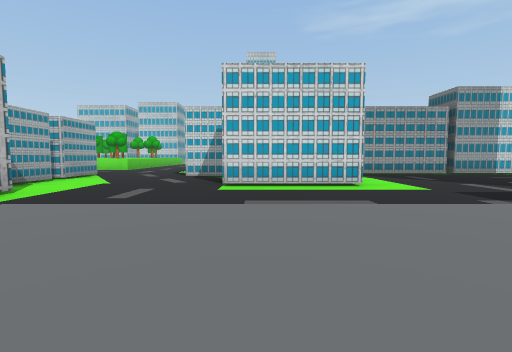
View 1 (above)

24 first-person views from a walk through a 3-D level made in the Unity game engine. The camera is 1.2 m above the floor, tilts 4° down and sees 85° across. The floor is counted in squares, 2 m on a side. Each view is taken from the middle of a square. On the plan, view 1 faces up. The plan holds only what a view shows up to about 9 squares ahead; the rest is blank. The place goes on beyond the plan.

View 2
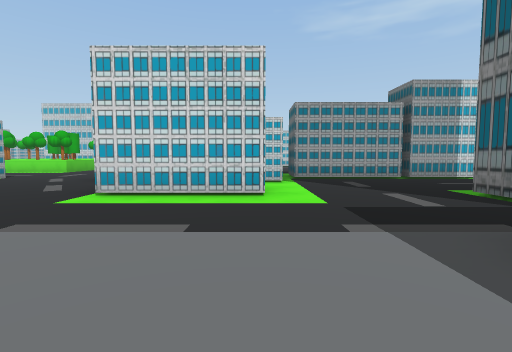

View 3
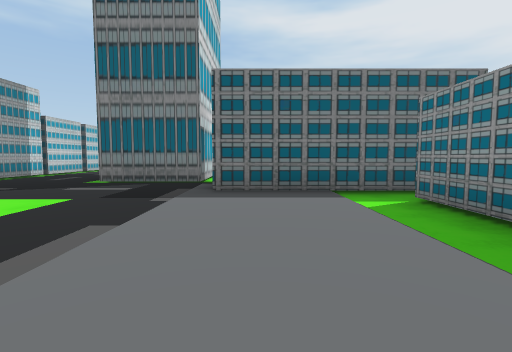

View 4
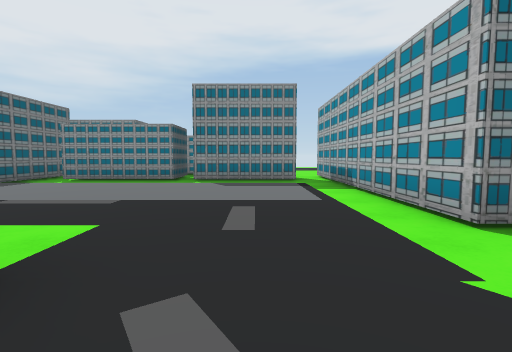

View 5
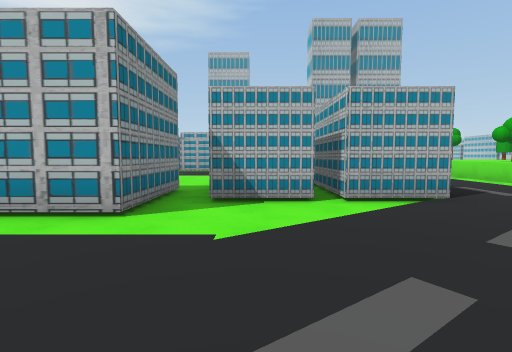

View 6
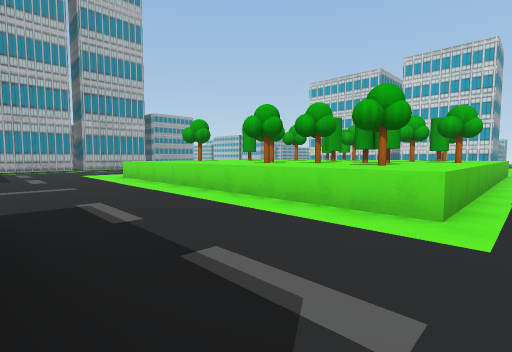

View 7
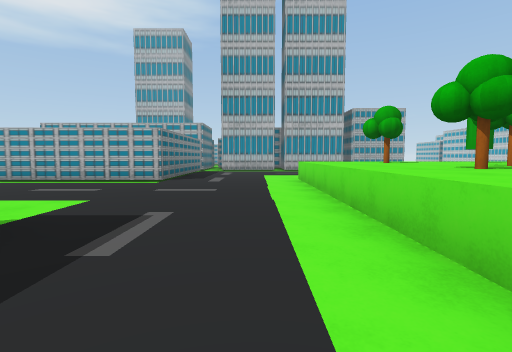

View 8
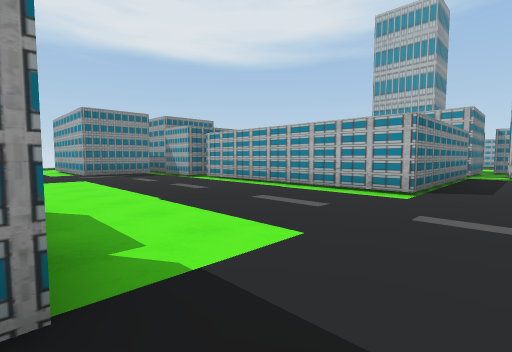

View 9
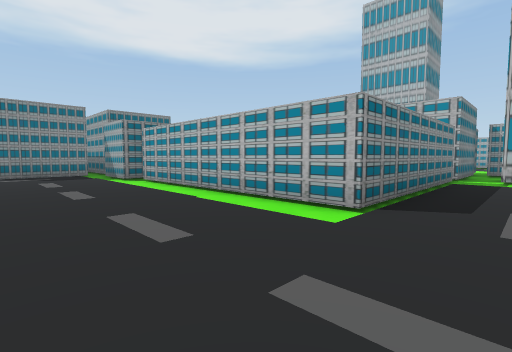

View 10
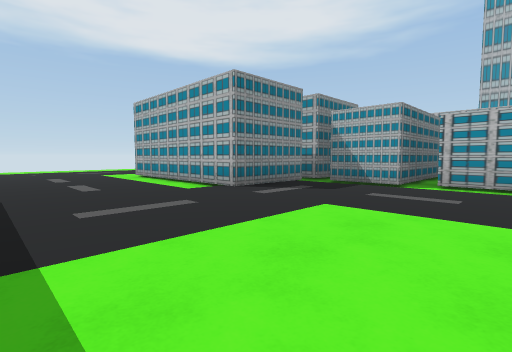

View 11
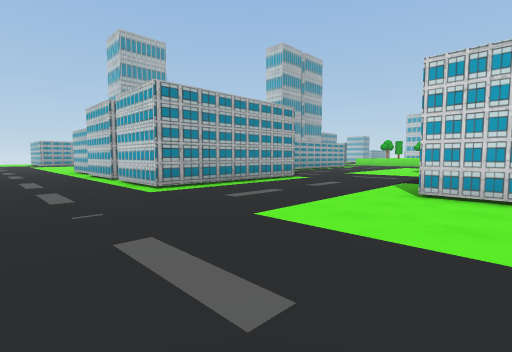

View 12
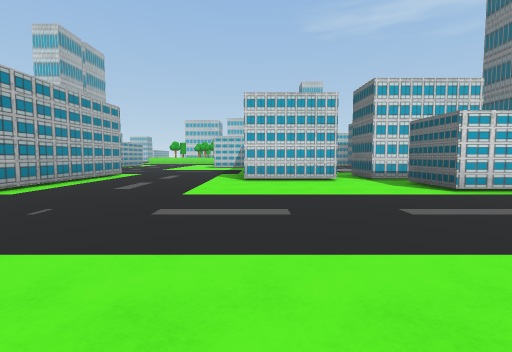

View 13
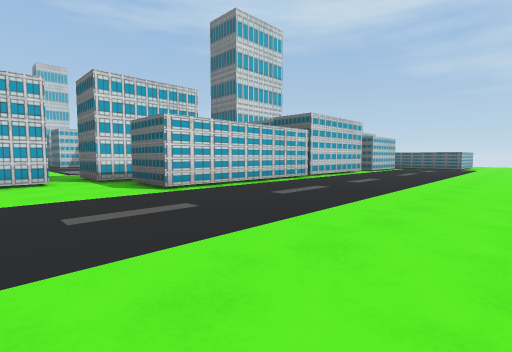

View 14
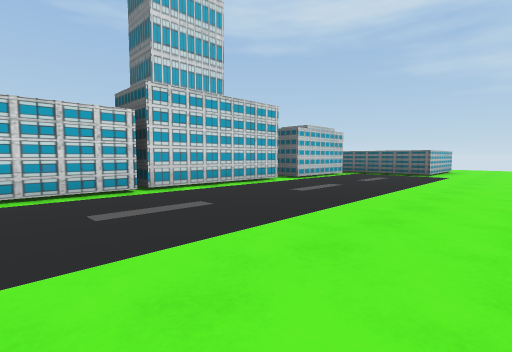

View 15
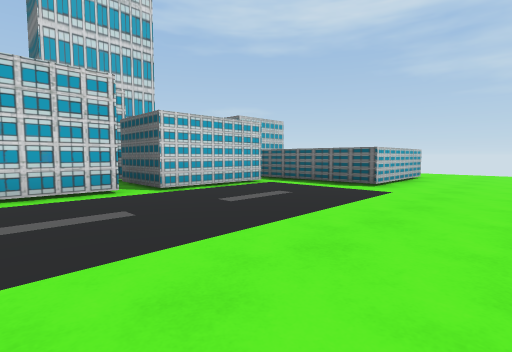

View 16
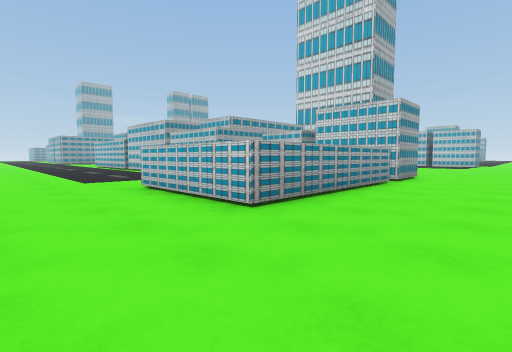

View 17
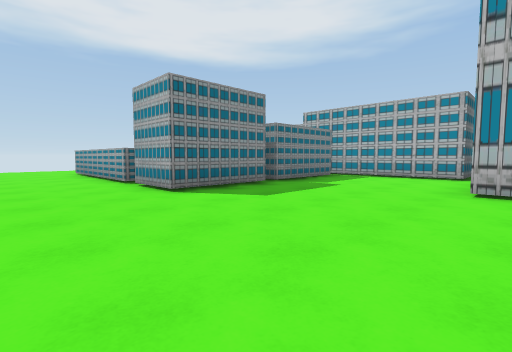

View 18
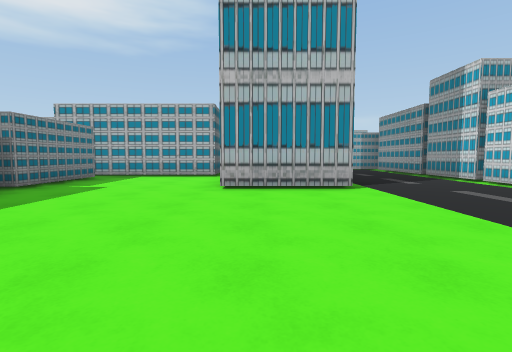

View 19
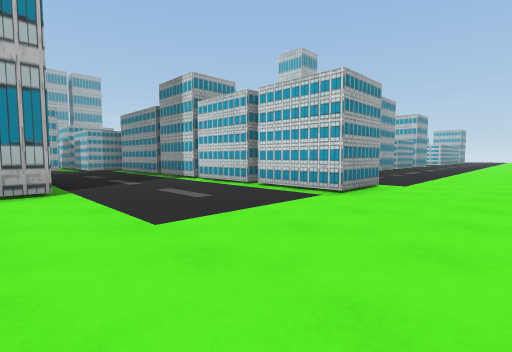

View 20
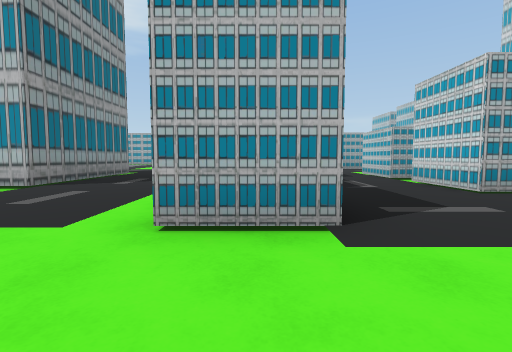

View 21
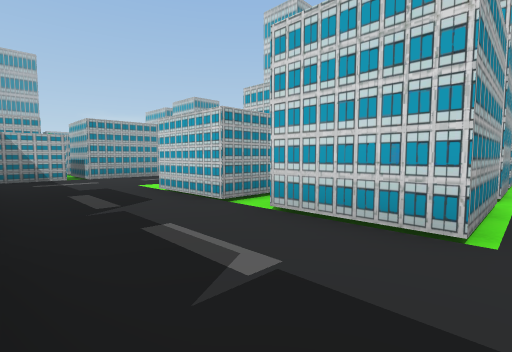

View 22
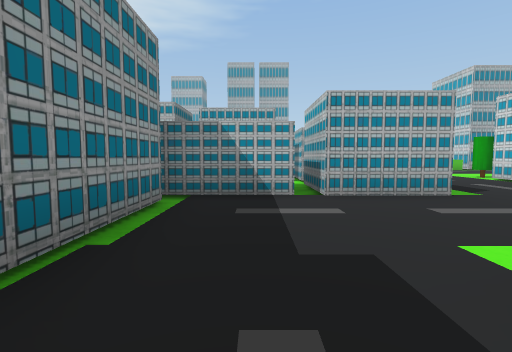

View 23
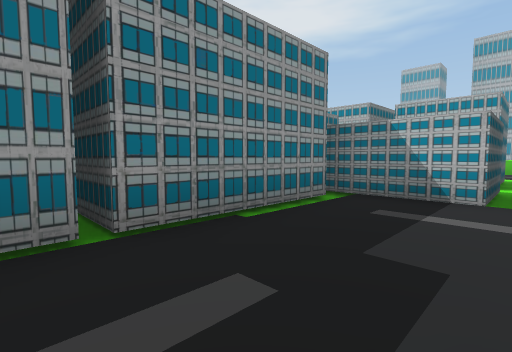

View 24
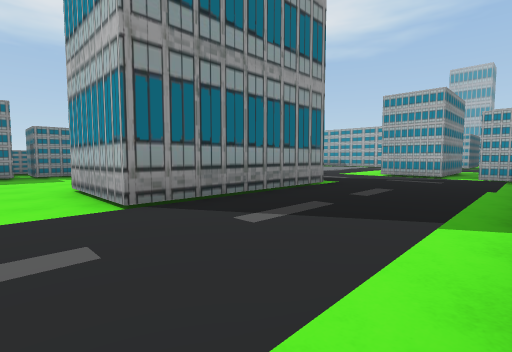

### Floor plan
Points are (right, up) in squares from view 1. A wall is a line through its corners. A room is listed if a view was taken in it or the views show most of it. See-through windows are left out.
Room 1 (views 1, 2, 3, 4, 5, 6, 7, 8, 9, 10, 11, 12, 13, 14, 15, 16, 17, 18, 19, 20, 21, 22, 23, 24)
walls: (-3.1, -0.4) (-0.2, -0.4); (0.2, -1.9) (0.2, -0.4) (3.1, -0.4); (-2.1, -2) (-3.1, -2); (0, 7.2) (2.1, 7.2) (2.1, 5.6) (-0.8, 5.6); (-6.4, 4.5) (-4, 4.5) (-4, -2) (-6.4, -2); (3.9, -1.6) (3.9, 2.9); (-5, 6.9) (-5, 5.2); (5.4, 2.8) (6.6, 2.8) (6.6, -0.9); (-5, 8.9) (-5, 7.3) (-7.2, 7.3); (7.2, -0.4) (9.9, -0.4) (9.9, -2); (7.6, 3.3) (5.7, 3.3) (5.7, 5.8) (9.9, 5.8) (9.9, 3.2); (5.8, -4.3) (-2.6, -4.3) (-2.6, -2.8); (3, 10.7) (6.3, 10.7) (6.3, 9.2) (3.1, 9.2) (3.1, 10); (2.7, 12.6) (2.7, 10.4); (10.2, -0.4) (12.7, -0.4) (12.7, -1.9) (12.1, -1.9); (6.5, 10.7) (7, 10.7); (-12.5, 0.1) (-10.4, 0.1) (-10.4, -4.5) (-12.5, -4.5); (9.8, -2.4) (10.2, -2.4); (8.9, -4.3) (6.3, -4.3) (6.3, -2.5); (-12.8, 2.1) (-12.8, 0.6); (8.5, 9.2) (6.5, 9.2) (6.5, 9.8); (-13, -4.5) (-15.2, -4.5); (12.7, -2.4) (12.7, -6.8) (9.6, -6.8) (9.6, -3.5); (10.7, 14.5) (10.7, 13.5) (8.8, 13.5); (-18.2, 8.6) (-13.1, 8.6) (-13.1, 2.6); (-21.1, 8.6) (-18.8, 8.6)
low walls: (-5.6, 14.5) (-5.6, 12.2) (-14.1, 12.2)
ways out: opening at (-19.5, 9); opening at (0, -1)
objects: tree (-13, 14); tree (-9, 14); tree (-8, 14); tree (-7, 14); other object (-2, 8) to (0, 10); other object (-2, 11) to (0, 12); other object (-2, 14) to (0, 14); other object (1, 8) to (2, 9); other object (1, 13) to (2, 14); other object (6, 14) to (8, 14); other object (9, 10) to (10, 10); other object (11, 10) to (12, 10)

Positions as (right, up) in squares from view 1, and headings:
1: (0, 0), facing up
2: (2, 1), facing up
3: (-1, 2), facing right
4: (-2, 7), facing down
5: (-1, 6), facing left
6: (-5, 9), facing up-left
7: (-6, 11), facing left
8: (-8, 10), facing down-left
9: (-10, 10), facing down-left
10: (-7, 4), facing down-left
11: (-5, -7), facing up-left
12: (-6, -9), facing up
13: (-5, -9), facing up-right
14: (0, -9), facing up-right
15: (4, -9), facing up-right
16: (15, -9), facing up-left
17: (15, 4), facing down-left
18: (15, 4), facing left
19: (15, 5), facing up-left
20: (15, 10), facing left
21: (11, 11), facing up-left
22: (7, 12), facing left
23: (7, 13), facing down-left
24: (11, 9), facing down-left
